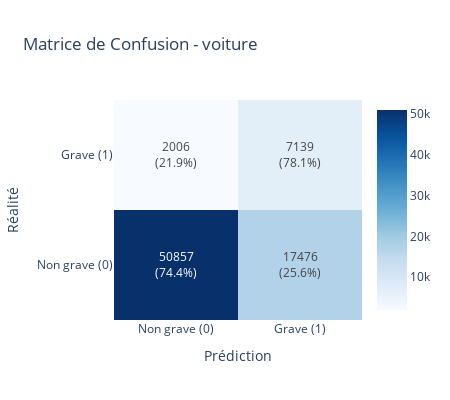
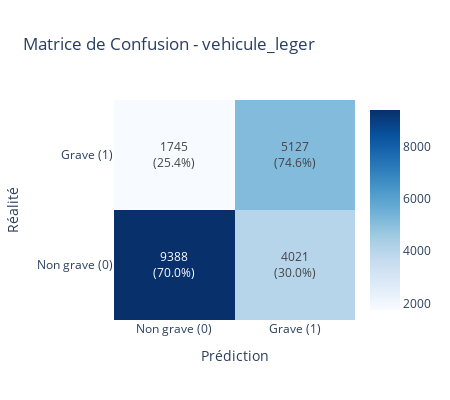
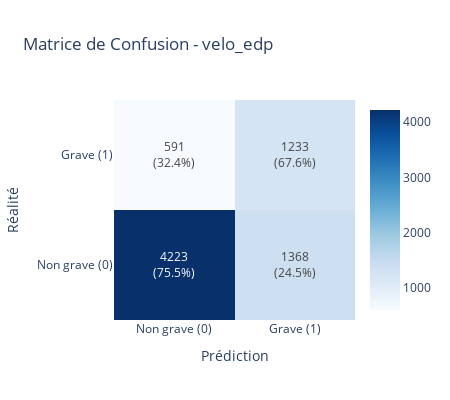
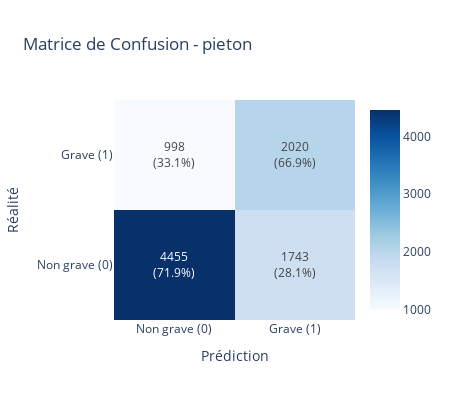

Notebook code for these charts, in order:
### Code cell
# Visualisations pour chaque catégorie
for cat in categories:
    preds = preds_categories[cat]
    print(f"\n{'='*50}")
    print(f"{cat.upper()}")
    print('='*50)
    plot_confusion_matrix(preds['y_true'], preds['y_pred'], cat)

### Figure 1 — Plotly figure (JSON) as saved in the notebook; plotly's stock layout.template omitted (floating-point values rounded to 4 significant figures)
{"data": [{"colorscale": [[0, "rgb(247,251,255)"], [0.125, "rgb(222,235,247)"], [0.25, "rgb(198,219,239)"], [0.375, "rgb(158,202,225)"], [0.5, "rgb(107,174,214)"], [0.625, "rgb(66,146,198)"], [0.75, "rgb(33,113,181)"], [0.875, "rgb(8,81,156)"], [1, "rgb(8,48,107)"]], "showscale": true, "text": [["50857<br>(74.4%)", "17476<br>(25.6%)"], ["2006<br>(21.9%)", "7139<br>(78.1%)"]], "texttemplate": "%{text}", "type": "heatmap", "x": ["Non grave (0)", "Grave (1)"], "y": ["Non grave (0)", "Grave (1)"], "z": [[50857, 17476], [2006, 7139]]}], "layout": {"height": 400, "title": {"text": "Matrice de Confusion - voiture"}, "width": 450, "xaxis": {"title": {"text": "Prédiction"}}, "yaxis": {"title": {"text": "Réalité"}}}}

### Figure 2 — Plotly figure (JSON) as saved in the notebook; plotly's stock layout.template omitted (floating-point values rounded to 4 significant figures)
{"data": [{"colorscale": [[0, "rgb(247,251,255)"], [0.125, "rgb(222,235,247)"], [0.25, "rgb(198,219,239)"], [0.375, "rgb(158,202,225)"], [0.5, "rgb(107,174,214)"], [0.625, "rgb(66,146,198)"], [0.75, "rgb(33,113,181)"], [0.875, "rgb(8,81,156)"], [1, "rgb(8,48,107)"]], "showscale": true, "text": [["9388<br>(70.0%)", "4021<br>(30.0%)"], ["1745<br>(25.4%)", "5127<br>(74.6%)"]], "texttemplate": "%{text}", "type": "heatmap", "x": ["Non grave (0)", "Grave (1)"], "y": ["Non grave (0)", "Grave (1)"], "z": [[9388, 4021], [1745, 5127]]}], "layout": {"height": 400, "title": {"text": "Matrice de Confusion - vehicule_leger"}, "width": 450, "xaxis": {"title": {"text": "Prédiction"}}, "yaxis": {"title": {"text": "Réalité"}}}}

### Figure 3 — Plotly figure (JSON) as saved in the notebook; plotly's stock layout.template omitted (floating-point values rounded to 4 significant figures)
{"data": [{"colorscale": [[0, "rgb(247,251,255)"], [0.125, "rgb(222,235,247)"], [0.25, "rgb(198,219,239)"], [0.375, "rgb(158,202,225)"], [0.5, "rgb(107,174,214)"], [0.625, "rgb(66,146,198)"], [0.75, "rgb(33,113,181)"], [0.875, "rgb(8,81,156)"], [1, "rgb(8,48,107)"]], "showscale": true, "text": [["4223<br>(75.5%)", "1368<br>(24.5%)"], ["591<br>(32.4%)", "1233<br>(67.6%)"]], "texttemplate": "%{text}", "type": "heatmap", "x": ["Non grave (0)", "Grave (1)"], "y": ["Non grave (0)", "Grave (1)"], "z": [[4223, 1368], [591, 1233]]}], "layout": {"height": 400, "title": {"text": "Matrice de Confusion - velo_edp"}, "width": 450, "xaxis": {"title": {"text": "Prédiction"}}, "yaxis": {"title": {"text": "Réalité"}}}}

### Figure 4 — Plotly figure (JSON) as saved in the notebook; plotly's stock layout.template omitted (floating-point values rounded to 4 significant figures)
{"data": [{"colorscale": [[0, "rgb(247,251,255)"], [0.125, "rgb(222,235,247)"], [0.25, "rgb(198,219,239)"], [0.375, "rgb(158,202,225)"], [0.5, "rgb(107,174,214)"], [0.625, "rgb(66,146,198)"], [0.75, "rgb(33,113,181)"], [0.875, "rgb(8,81,156)"], [1, "rgb(8,48,107)"]], "showscale": true, "text": [["4455<br>(71.9%)", "1743<br>(28.1%)"], ["998<br>(33.1%)", "2020<br>(66.9%)"]], "texttemplate": "%{text}", "type": "heatmap", "x": ["Non grave (0)", "Grave (1)"], "y": ["Non grave (0)", "Grave (1)"], "z": [[4455, 1743], [998, 2020]]}], "layout": {"height": 400, "title": {"text": "Matrice de Confusion - pieton"}, "width": 450, "xaxis": {"title": {"text": "Prédiction"}}, "yaxis": {"title": {"text": "Réalité"}}}}
